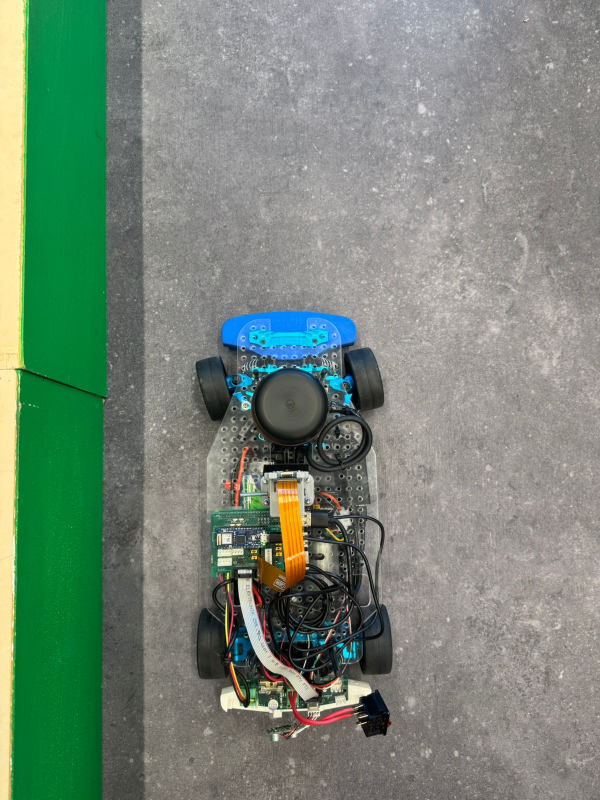
#> input picture APEX_external/artifacts/images/center.jpeg, 1200 x 1600 px, given in place of the camera (shown at 1/2 size)
$ python camera_realtime.py
#> lines starting #> are read from the running program, lines starting #| are printed output that depends on the picture; after the words box and inside, x2 and y2 are one past the last pixel; in counts of white or black regions, pixels touching at a corner belong together
#!/usr/bin/env python3
import argparse
import json
import os
import sys
import cv2
import numpy as np
import time

class CameraRealtime:
    def __init__(self, config_path: str, camera_id: int = 0):
        self.config_path = config_path
        self.camera_id = camera_id
        self.last_mtime = 0

        # Chargement initial
        self.config_data = self._load_config()
        self.cam_params = self.config_data.get("CAMERA", {})

        # Initialisation de la caméra
        self.cap = cv2.VideoCapture(self.camera_id)
        if not self.cap.isOpened():
            raise RuntimeError("Impossible d'ouvrir la caméra")

        self._apply_camera_params(self.cam_params)

        self.running = True

    def _load_config(self) -> dict:
        try:
            with open(self.config_path, "r", encoding="utf-8") as f:
                return json.load(f)
        except Exception as e:
            print(f"Erreur lecture config: {e}", file=sys.stderr)
            return {}

    def _apply_camera_params(self, cam_params: dict):
        """Applique les paramètres (résolution, seuils)"""
        self.width = cam_params.get("width", 160)
        self.height = cam_params.get("height", 120)
        self.rotation = cam_params.get("rotation", 180)  # degrés
        self.offcenter = cam_params.get("offcenter", 0.2)
        self.min_detection_ratio = cam_params.get("min_detection_ratio", 12.0)

        # Seuils HSV
        self.red_brighter_lower = np.array(cam_params.get("red_brighter_lower", [0, 100, 100]))
        self.red_brighter_upper = np.array(cam_params.get("red_brighter_upper", [10, 255, 255]))
        self.red_darker_lower = np.array(cam_params.get("red_darker_lower", [160, 100, 100]))
        self.red_darker_upper = np.array(cam_params.get("red_darker_upper", [180, 255, 255]))
        self.green_lower = np.array(cam_params.get("green_lower", [30, 50, 50]))
        self.green_upper = np.array(cam_params.get("green_upper", [80, 255, 255]))

        # Redimensionner la caméra si possible
        self.cap.set(cv2.CAP_PROP_FRAME_WIDTH, self.width)
        self.cap.set(cv2.CAP_PROP_FRAME_HEIGHT, self.height)

        print(f"Paramètres appliqués: {self.width}x{self.height}, rotation={self.rotation}")

    def check_config_update(self):
        try:
            mtime = os.path.getmtime(self.config_path)
            if mtime != self.last_mtime:
                self.last_mtime = mtime
                new_config = self._load_config()
                cam = new_config.get("CAMERA", {})
                self._apply_camera_params(cam)
                print("Configuration mise à jour")
        except Exception as e:
            print(f"Erreur vérification config: {e}")

    def rotate_image(self, image):
        """Applique la rotation (en degrés) à l'image."""
        if self.rotation == 90:
            return cv2.rotate(image, cv2.ROTATE_90_CLOCKWISE)
        elif self.rotation == 180:
            return cv2.rotate(image, cv2.ROTATE_180)
        elif self.rotation == 270:
            return cv2.rotate(image, cv2.ROTATE_90_COUNTERCLOCKWISE)
        else:
            return image

    def process_frame(self, frame):
        """Applique les seuils de couleur et retourne les masques."""
        # Conversion en HSV
        hsv = cv2.cvtColor(frame, cv2.COLOR_BGR2HSV)

        # Masques
        mask_red_bright = cv2.inRange(hsv, self.red_brighter_lower, self.red_brighter_upper)
        mask_red_dark = cv2.inRange(hsv, self.red_darker_lower, self.red_darker_upper)
        mask_red = cv2.bitwise_or(mask_red_bright, mask_red_dark)
        mask_green = cv2.inRange(hsv, self.green_lower, self.green_upper)

        return mask_red, mask_green

    def run(self):
        print("Démarrage de la visualisation caméra. Appuyez sur 'q' pour quitter.")
        while self.running:
            self.check_config_update()

            ret, frame = self.cap.read()
            if not ret:
                print("Erreur de lecture frame")
                break

            # Redimensionnement (au cas où la caméra n'a pas appliqué la résolution)
            if frame.shape[1] != self.width or frame.shape[0] != self.height:
                frame = cv2.resize(frame, (self.width, self.height))

            # Rotation
            frame = self.rotate_image(frame)

            # Obtention des masques
            mask_red, mask_green = self.process_frame(frame)

            # Affichage
            cv2.imshow("Camera - Original", frame)
            cv2.imshow("Mask - Red", mask_red)
            cv2.imshow("Mask - Green", mask_green)

            key = cv2.waitKey(1) & 0xFF
            if key == ord('q'):
                break

        self.cleanup()

    def cleanup(self):
        self.cap.release()
        cv2.destroyAllWindows()
        print("Caméra libérée")

def main(argv):
    parser = argparse.ArgumentParser(description="Test caméra avec mise à jour en direct des paramètres.")
    parser.add_argument("--config", type=str, default="new-config.json",
                        help="Chemin vers le fichier de configuration")
    parser.add_argument("--camera", type=int, default=0,
                        help="ID de la caméra (défaut: 0)")
    args = parser.parse_args(argv)

    if not os.path.exists(args.config):
        print(f"Fichier introuvable : {args.config}", file=sys.stderr)
        return 1

    try:
        app = CameraRealtime(config_path=args.config, camera_id=args.camera)
#> (reads APEX_external/legacy/full_soft/code/new-config.json from the repository)
        app.run()
#> in run, frame is the input picture: shape (1600, 1200, 3); mean B, G, R 120.6, 135.6, 118.7
#> in run, `frame = cv2.resize(frame, (self.width, self.height))`:
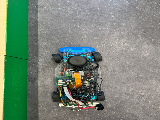
#> frame: shape (120, 160, 3); mean B, G, R 120.7, 135.6, 118.8
#> in rotate_image, `return cv2.rotate(image, cv2.ROTATE_180)`:
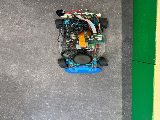
#> returned value: shape (120, 160, 3); mean of channels 0, 1, 2 120.7, 135.6, 118.8; drawn as B, G, R
#> in process_frame, `hsv = cv2.cvtColor(frame, cv2.COLOR_BGR2HSV)`: hsv: shape (120, 160, 3); mean H, S, V 45.8, 59.1, 140.8
#> in process_frame, `mask_red_bright = cv2.inRange(hsv, self.red_brighter_lower, self.red_b..`:
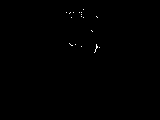
#> mask_red_bright: shape (120, 160); 0.17% white in thin lines or dots, all inside (x1, y1, x2, y2) = (66, 9, 100, 53)
#> in process_frame, `mask_red_dark = cv2.inRange(hsv, self.red_darker_lower, self.red_darke..`:
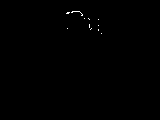
#> mask_red_dark: shape (120, 160); 0.19% white in thin lines or dots, all inside (x1, y1, x2, y2) = (66, 11, 102, 34)
#> in process_frame, `mask_red = cv2.bitwise_or(mask_red_bright, mask_red_dark)`:
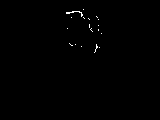
#> mask_red: shape (120, 160); 0.36% white in thin lines or dots, all inside (x1, y1, x2, y2) = (66, 9, 102, 53)
#> in process_frame, `mask_green = cv2.inRange(hsv, self.green_lower, self.green_upper)`:
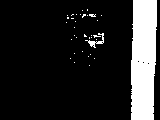
#> mask_green: shape (120, 160); 15.5% white; 35 white regions (33 under 20 px), largest, box (x1, y1, x2, y2) and area: (131, 0, 157, 120) 2811, (85, 33, 104, 48) 79
#> (key q is pressed here)
    except Exception as e:
        print(f"Erreur: {e}", file=sys.stderr)
        return 1
    return 0

if __name__ == "__main__":
    sys.exit(main(sys.argv[1:]))
#> (the program exits here)
